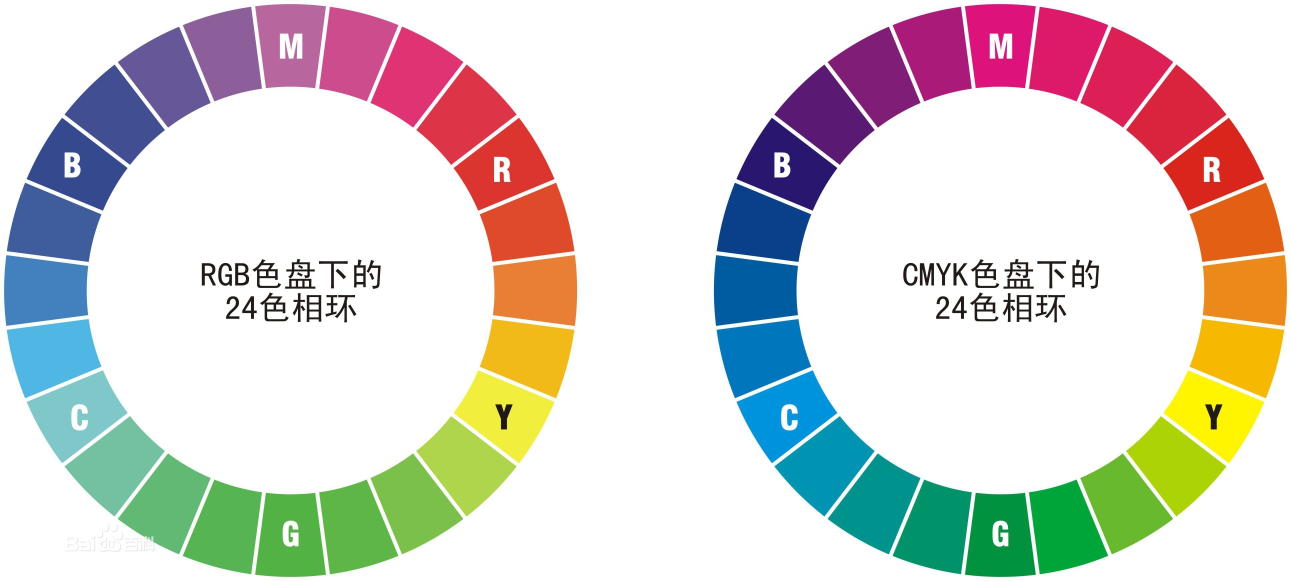
#> input picture picture.jpg, 3873 x 1743 px (shown at 1/3 size)
$ python '绘制直方图.py'
#> lines starting #> are read from the running program, lines starting #| are printed output that depends on the picture
import cv2
import numpy as np
import matplotlib.pyplot as plt

img = cv2.resize(cv2.imread('./picture.jpg'), (640, 480))
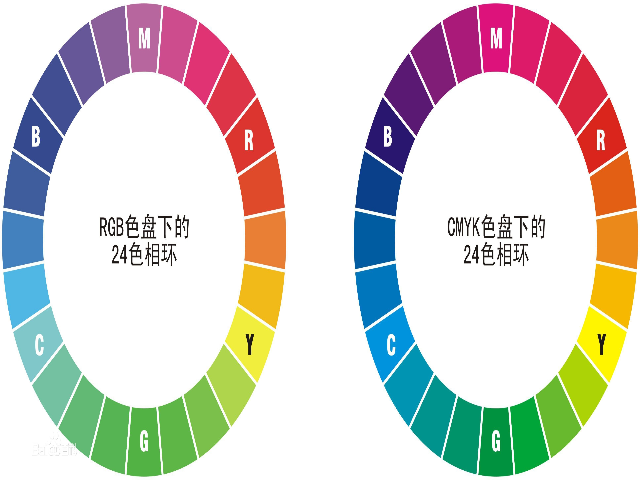
#> img: shape (480, 640, 3); mean B, G, R 205.3, 210.4, 213.8
cv2.imshow('image', img)
# [14 lines of commented-out code are left out]
img = cv2.cvtColor(img, cv2.COLOR_BGR2GRAY)
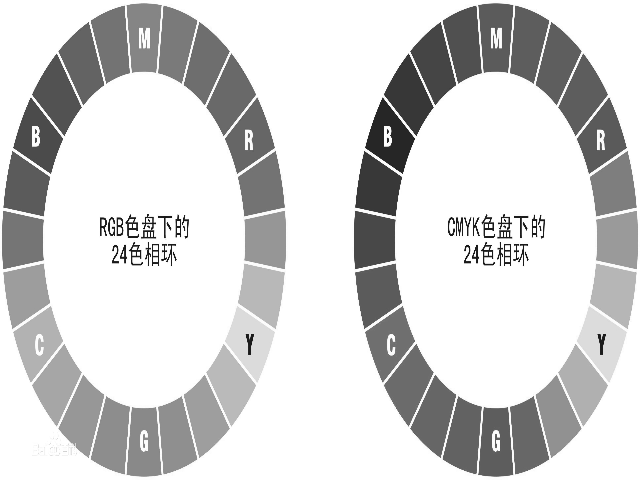
#> img: shape (480, 640); min 9, max 255, mean 210.8
mask = np.zeros(img.shape, np.uint8)
mask[200:400, 200:400] = 255
histMI = cv2.calcHist([img], [0], mask, [256], [0, 255])
#> histMI = 256 values, max 1881 at index 184, min 0 at index 0, mean 67.05
plt.plot(histMI)
plt.show()
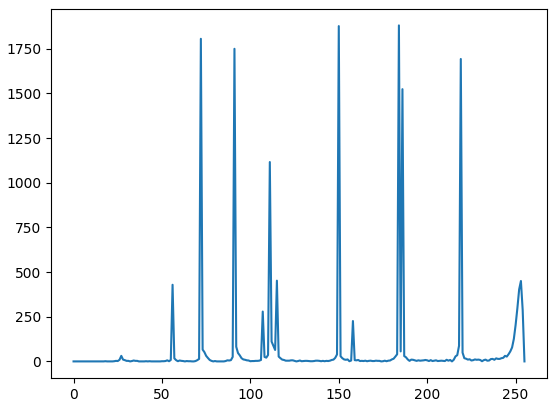
#> figure drawn by matplotlib, 1 panel; curve peaks at x = 184, y = 1881


cv2.waitKey(0)
cv2.destroyAllWindows()
